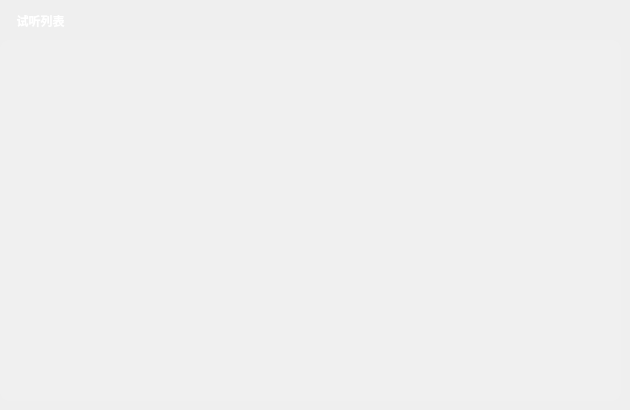
   <widget class="QWidget" name="page_0">
    <widget class="MusicListWidget" name="playListWidget">
     <property name="geometry">
      <rect>
       <x>0</x>
       <y>40</y>
       <width>621</width>
       <height>361</height>
      </rect>
     </property>
     <property name="font">
      <font>
       <weight>75</weight>
       <bold>true</bold>
      </font>
     </property>
     <property name="styleSheet">
      <string notr="true">color: rgb(255, 255, 255);
background-color: rgba(255, 255, 255, 20);
border-radius:10px;
</string>
     </property>
     <property name="horizontalScrollBarPolicy">
      <enum>Qt::ScrollBarAlwaysOff</enum>
     </property>
     <property name="sizeAdjustPolicy">
      <enum>QAbstractScrollArea::AdjustToContentsOnFirstShow</enum>
     </property>
     <property name="selectionMode">
      <enum>QAbstractItemView::SingleSelection</enum>
     </property>
     <property name="isWrapping" stdset="0">
      <bool>false</bool>
     </property>
     <property name="wordWrap">
      <bool>false</bool>
     </property>
     <property name="selectionRectVisible">
      <bool>false</bool>
     </property>
     <property name="sortingEnabled">
      <bool>false</bool>
     </property>
    </widget>
    <widget class="QLabel" name="titleLabel_2">
     <property name="enabled">
      <bool>true</bool>
     </property>
     <property name="geometry">
      <rect>
       <x>0</x>
       <y>0</y>
       <width>81</width>
       <height>41</height>
      </rect>
     </property>
     <property name="font">
      <font>
       <family>Microsoft YaHei UI</family>
       <pointsize>9</pointsize>
       <weight>75</weight>
       <italic>false</italic>
       <bold>true</bold>
      </font>
     </property>
     <property name="styleSheet">
      <string notr="true">color:rgb(255, 255, 255);
</string>
     </property>
     <property name="text">
      <string>试听列表</string>
     </property>
     <property name="alignment">
      <set>Qt::AlignCenter</set>
     </property>
    </widget>
    <widget class="QPushButton" name="btnClear">
     <property name="geometry">
      <rect>
       <x>580</x>
       <y>0</y>
       <width>41</width>
       <height>41</height>
      </rect>
     </property>
     <property name="font">
      <font>
       <family>Microsoft YaHei UI</family>
       <pointsize>10</pointsize>
       <weight>75</weight>
       <bold>true</bold>
      </font>
     </property>
     <property name="cursor">
      <cursorShape>PointingHandCursor</cursorShape>
     </property>
     <property name="toolTip">
      <string>清空当前列表</string>
     </property>
     <property name="styleSheet">
      <string notr="true"/>
     </property>
     <property name="text">
      <string/>
     </property>
     <property name="icon">
      <iconset resource="imagefile.qrc">
       <normaloff>:/image/image/image/clear.png</normaloff>:/image/image/image/clear.png</iconset>
     </property>
     <property name="iconSize">
      <size>
       <width>30</width>
       <height>30</height>
      </size>
     </property>
     <property name="flat">
      <bool>true</bool>
     </property>
    </widget>
   </widget>
